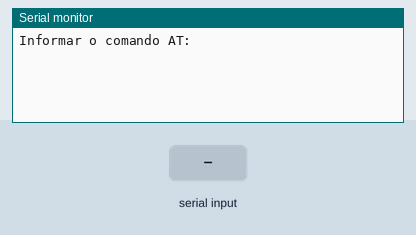
Bench run of a sketch on a simulated Arduino Uno, built with avr-gcc and run on an emulated ATmega328P. On the bench: the last lines printed to the serial monitor. The inputs (shaded band) are chosen by the test bench.

Above: at 1.2 s.
1.3 s: "1" received over the second serial link
At 2.5 s:
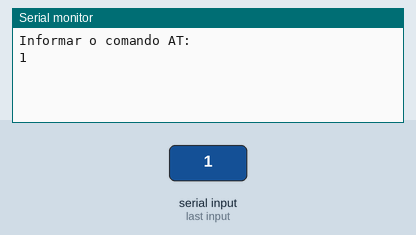
2.8 s: "0" received over the second serial link
At 3.8 s:
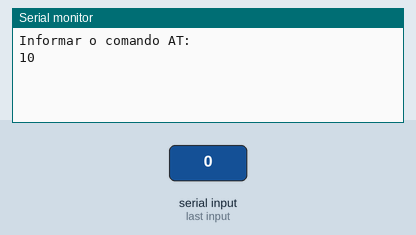

The sketch:

Programar_HC-06.ino
```cpp
#include <SoftwareSerial.h>

SoftwareSerial btSerial(4, 5); // RX, TX

void setup() {
  Serial.begin(9600);
  Serial.println("Informar o comando AT:");
  btSerial.begin(9600);
}

void loop()
{
  if (btSerial.available())
    Serial.write(btSerial.read());

  if (Serial.available())
    btSerial.write(Serial.read());
}
```

Measured:
- after the input at 1.3 s, the serial monitor: prints a new line at once (image 1)
- after the input at 2.8 s, the serial monitor: prints a new line at once (image 2)
